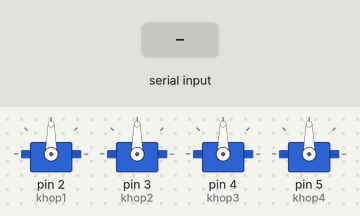
A sketch run on a simulated Arduino Uno, built with avr-gcc and run on an emulated ATmega328P. Parts: 4 × servo. The test bench sets the inputs (shaded band).

Above: at 1.2 s.
1.3 s: "1" received over Serial
At 1.86 s:
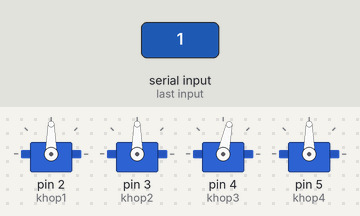
4.3 s: "3" received over Serial
At 4.46 s:
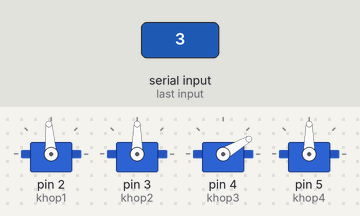
7.3 s: "2" received over Serial
At 7.47 s:
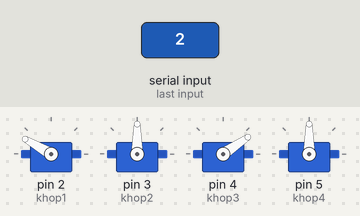
10.3 s: "4" received over Serial
At 10.47 s:
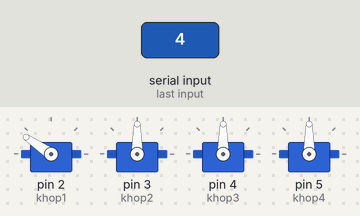
13.3 s: "5" received over Serial
At 13.88 s:
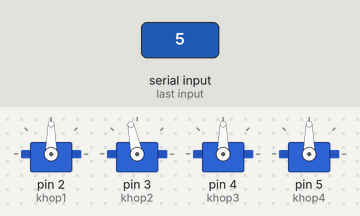
16.3 s: "7" received over Serial
At 16.48 s:
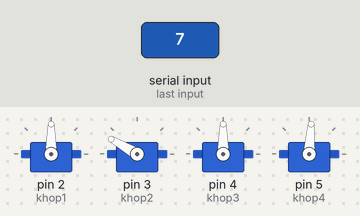
Timing chart, 0 to 20.3 s (numbered marks = the images above; inputs shaded):
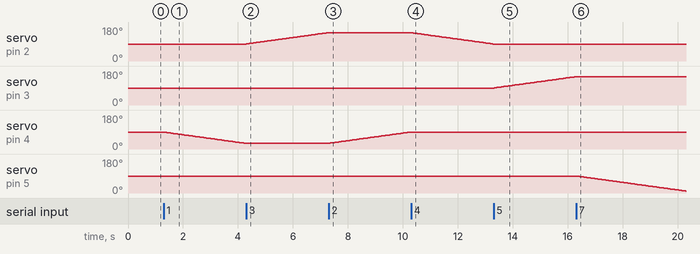

Measured:
- after the input at 1.3 s, servo on pin 4 (khop3): moves from 90° to 30° over 3.0 s, starting at once
- after the input at 4.3 s, servo on pin 2 (khop1): moves from 90° to 150° over 3.0 s, starting at once; servo on pin 4 (khop3): stays 30° (without the input it goes to 29° after 0.01 s)
- after the input at 7.3 s, servo on pin 2 (khop1): stays 150° (without the input it goes to 151° after 0.01 s); servo on pin 4 (khop3): moves from 30° to 90° over 3.0 s, starting at once
- after the input at 10.3 s, servo on pin 2 (khop1): moves from 150° to 90° over 3.0 s, starting at once; servo on pin 4 (khop3): stays 90° (without the input it goes to 91° after 0.02 s)
- after the input at 13.3 s, servo on pin 2 (khop1): stays 90° (without the input it goes to 89° after 0.02 s); servo on pin 3 (khop2): moves from 90° to 150° over 3.0 s, starting at once
- after the input at 16.3 s, servo on pin 3 (khop2): stays 150° (without the input it goes to 151° after 0.03 s); servo on pin 5 (khop4): moves from 90° to 10° over 4.0 s, starting at once

The sketch:

CanhTayRobot.ino
```cpp
#include <Servo.h>
//https://www.youtube.com/watch?v=oXKKiZGe95s
//http://linhkienrobotics.com/tin-tuc/code-mau-canh-tay-robot-dieu-khien-bang-may-tinh-new11048.html
Servo khop1;  //0-180
Servo khop2;  //0-80-150
Servo khop3;  //0-100
Servo khop4;  //0-100

int bluetoothByte = 0;

void setup()
{
  Serial.begin (9600);
  khop1.attach(2);//0-180
  khop2.attach(3);//0-80-150
  khop3.attach(4);//0-100
  khop4.attach(5);//0-100
}

void loop()
{
  bluetoothRobotArm();
}

void bluetoothRobotArm()
{
  if (Serial.available() > 0)
    bluetoothByte = Serial.read();
  switch (bluetoothByte)
  {
    case '0':
      stopArm();
      break;
    case '1':
      vuonRa1Buoc();
      break;
    case '2':
      thuVao1Buoc();
      break;
    case '3':
      quayTrai1Buoc();
      break;
    case '4':
      quayPhai1Buoc();
      break;
    case '5':
      nangLen1Buoc();
      break;
    case '6':
      haXuong1Buoc();
      break;
    case '7':
      kep1Buoc();
      break;
    case '8':
      moRa1Buoc();
      break;


  }
}

void stopArm()
{
  servoPosition(khop1.read(), khop2.read(), khop3.read(), khop4.read());
}

void kep()
{
  khop4.write(0);
}
void kep1Buoc()
{
  khop4.write(khop4.read() - 1);
  delay(50);
}

void moRa()
{
  khop4.write(100);
}
void moRa1Buoc()
{
  khop4.write(khop4.read() + 1);
  delay(50);
}

void moRaTuTu()
{
  for (int i = khop4.read(); i <= 130; i++)
  {
    khop4.write(i);
    delay(10);
  }
}
void kepTuTu()
{
  for (int i = khop4.read(); i >= 0; i--)
  {
    khop4.write(i);
    delay(10);
  }
}
void nangLenTuTu()
{
  for (int i = khop2.read(); i <= 90; i++)
  {
    khop2.write(i);
    delay(50);
  }
}
void nangLen1Buoc()
{
  khop2.write(khop2.read() + 1);
  delay(50);
}

void haXuongTuTu()
{
  for (int i = khop2.read(); i >= 50; i--)
  {
    khop2.write(i);
    delay(50);
  }
}
void haXuong1Buoc()
{
  khop2.write(khop2.read() - 1);
  delay(50);
}
void haXuong()
{
  khop2.write(50);
}
void nangLen()
{
  khop2.write(90);
}

void vuonRa()
{
  khop3.write(0);
}

void vuonRa1Buoc()
{
  khop3.write(khop3.read() - 1);
  delay(50);
}
void vuonRaTuTu()
{
  for (int i = khop3.read(); i >= 0; i--)
  {
    khop3.write(i);
    delay(50);
  }
}

void thuVao()
{
  khop3.write(100);
}

void thuVao1Buoc()
{
  khop3.write(khop3.read() + 1);
  delay(50);
}
void thuVaoTuTu()
{
  for (int i = khop3.read(); i <= 100; i++)
  {
    khop3.write(i);
    delay(50);
  }
}
void quayTrai()
{
  khop1.write(180);
}

void quayTrai1Buoc()
{
  khop1.write(khop1.read() + 1);
  delay(50);
}
void quayPhai()
{
  khop1.write(0);
}

void quayPhai1Buoc()
{
  khop1.write(khop1.read() - 1);
  delay(50);
}
void quayTraiTuTu()
{
  for (int i = khop1.read(); i <= 180; i++)
  {
    khop1.write(i);
    delay(50);
  }
}
void quayPhaiTuTu()
{
  for (int i = khop1.read(); i >= 0; i--)
  {
    khop1.write(i);
    delay(50);
  }
}

void readyPosition()
{
  khop1.write(90);
  khop2.write(100);
  khop3.write(80);
  khop4.write(100);
}

void testMove()
{
  for (int i = 0; i <= 180; i++)
  {
    khop1.write(i);
    delay (20);
  }
  for (int i = 180; i >= 0; i--)
  {
    khop1.write(i);
    delay (20);
  }
  readyPosition();
  delay(500);
  for (int i = 0; i <= 100; i++)
  {
    khop2.write(i);
    delay (20);
  }
  for (int i = 100; i >= 0; i--)
  {
    khop2.write(i);
    delay (20);
  }

  readyPosition();
  delay(500);
  for (int i = 0; i <= 80; i++)
  {
    khop3.write(i);
    delay (20);
  }
  for (int i = 80; i >= 0; i--)
  {
    khop3.write(i);
    delay (20);
  }
  readyPosition();
  delay(500);
  for (int i = 0; i <= 100; i++)
  {
    khop4.write(i);
    delay (20);
  }
  for (int i = 100; i >= 0; i--)
  {
    khop4.write(i);
    delay (20);
  }
}
void servoPosition (byte servo1, byte servo2, byte servo3, byte servo4)
{
  khop1.write(servo1);
  khop2.write(servo2);
  khop3.write(servo3);
  khop4.write(servo4);
}


void turnAround ()
{
  for (int i = 0; i <= 180; i++)
  {
    khop1.write(i);
    delay (20);
  }
  for (int i = 180; i >= 0; i--)
  {
    khop1.write(i);
    delay (20);
  }
}
```
